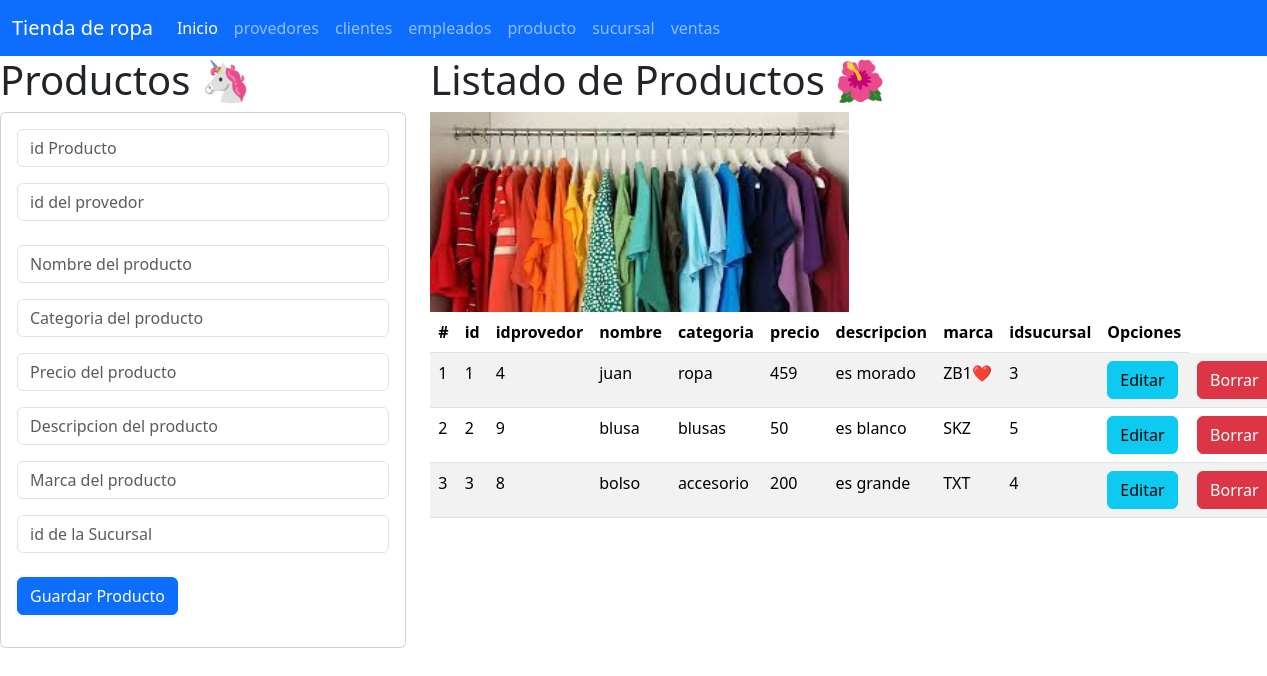
The page /productos on the database its author committed.
### producto_app/models.py (models this page shows, shortened)
class Producto(models.Model):
    id=models.PositiveSmallIntegerField(primary_key=True)
    idprovedor=models.CharField(max_length=50)
    nombre=models.CharField(max_length=50)
    categoria=models.CharField(max_length=15)
    precio=models.CharField(max_length=50)
    descripcion=models.CharField(max_length=25)
    marca=models.CharField(max_length=100)
    idsucursal=models.CharField(max_length=50)

### producto_app/views.py (the view)
# urls.py: path("productos", views.inicio_vistaProductos,name="productos"),
def inicio_vistaProductos(request):
    losproductos=Producto.objects.all()
    return render(request,"gestionarproductos.html",{"misproductos":losproductos})

### producto_app/templates/gestionarproductos.html
{% extends "base.html" %}
{% block cuerpo %}
{% load static %}
    <div class="row">
    <div class="col-sm-12 col-md-4 col-lg-4 cold-xl-4">
        <h1> Productos 🦄</h1>
        <div class="card">
            <div class="card-body">
                <form action="registrarproductos/" method="POST"> {% csrf_token %}
                    <div class="form-group">
                        <input type="text" id="txtid" name="txtid" class="form-control" placeholder="id Producto" minlength="1" maxlength="6" required>
                    </div>
                    <div class="form-group py-3">
                        <input type="number" id="txtidprovedor" name="txtidprovedor" class="form-control" placeholder="id del provedor"  maxlength="50" required>
                    </div>
                    <div class="form-group py-2">
                        <input type="text" id="txtnombre" name="txtnombre" class="form-control" placeholder="Nombre del producto"  maxlength="15" required>
                    </div>
                    <div class="form-group py-2">
                        <input type="text" id="skzcategoria" name="skzcategoria" class="form-control" placeholder="Categoria del producto"  maxlength="50" required>
                    </div>
                    <div class="form-group py-2">
                        <input type="number" id="skzprecio" name="skzprecio" class="form-control" placeholder="Precio del producto"  maxlength="25" required>
                    </div>
                    <div class="form-group py-2">
                        <input type="text" id="skzdescripcion" name="skzdescripcion" class="form-control" placeholder="Descripcion del producto"  maxlength="100" required>
                    </div>
                    <div class="form-group py-2">
                        <input type="text" id="skzmarca" name="skzmarca" class="form-control" placeholder="Marca del producto"  maxlength="50" required>
                    </div>
                    <div class="form-group py-2">
                        <input type="number" id="skzidsucursal" name="skzidsucursal" class="form-control" placeholder="id de la Sucursal"  maxlength="50" required>
                    </div>
                    <div class="form-group py-2">
                        <div class="form-group py-2">
                            <button type="submit" class="btn btn-primary">Guardar Producto</button>
                    </div>
                    </div>
                </form>
                </div>
            </div>
    </div>
    <div class="col-sm-12 col-md-8 col-lg-8 col-xl-8">
    <h1> Listado de Productos 🌺</h1>
    <img class="w-50" src="{% static 'img/producto.png' %}" alt="miriam" width="100" height="200">
    <table class="table table-striped">
        <thead>
            <tr>
                <th scope="col">#</th>
                <th scope="col">id</th>
                <th scope="col">idprovedor</th>
                <th scope="col">nombre</th>
                <th scope="col">categoria</th>
                <th scope="col">precio</th>
                <th scope="col">descripcion</th>
                <th scope="col">marca</th>
                <th scope="col">idsucursal</th>
                <th> Opciones</th>
            </tr>
            </thead>
            <tbody>
            {% for p in misproductos %}
            <tr>
                <td>
                    {{forloop.counter}}
                    <td> {{p.id}} </td>
                    <td> {{p.idprovedor}} </td>
                    <td> {{p.nombre}} </td>
                    <td> {{p.categoria}} </td>
                    <td> {{p.precio}} </td>
                    <td> {{p.descripcion}} </td>
                    <td> {{p.marca}} </td>
                    <td> {{p.idsucursal}} </td>
                    <td> <a href="seleccionarproductos/{{p.id}}" class="btn btn-info">Editar</a></td>
                    <td> <a href="borrarproductos/{{p.id}}" class="btn btn-danger">Borrar</a></td>
                </td>
            </tr>
            {% endfor %}
            </tbody>
        </table>
    </div>
</div>
{% endblock  %}

### rows shown on the page
Producto: id "1", idprovedor "4", nombre "juan", categoria "ropa", precio "459", descripcion "es morado", marca "ZB1❤️", idsucursal "3"
Producto: id "2", idprovedor "9", nombre "blusa", categoria "blusas", precio "50", descripcion "es blanco", marca "SKZ", idsucursal "5"
Producto: id "3", idprovedor "8", nombre "bolso", categoria "accesorio", precio "200", descripcion "es grande", marca "TXT", idsucursal "4"
